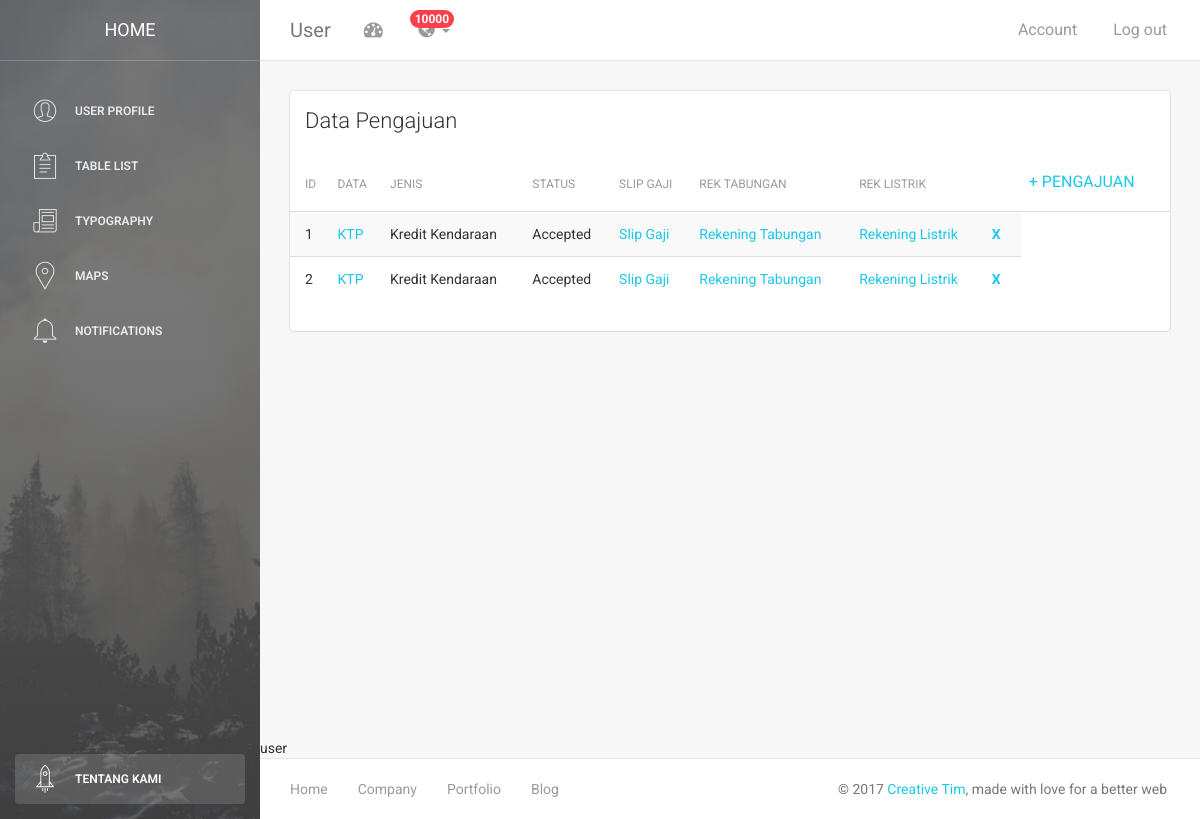
Page /table.php (signed in) on the earlier database version.
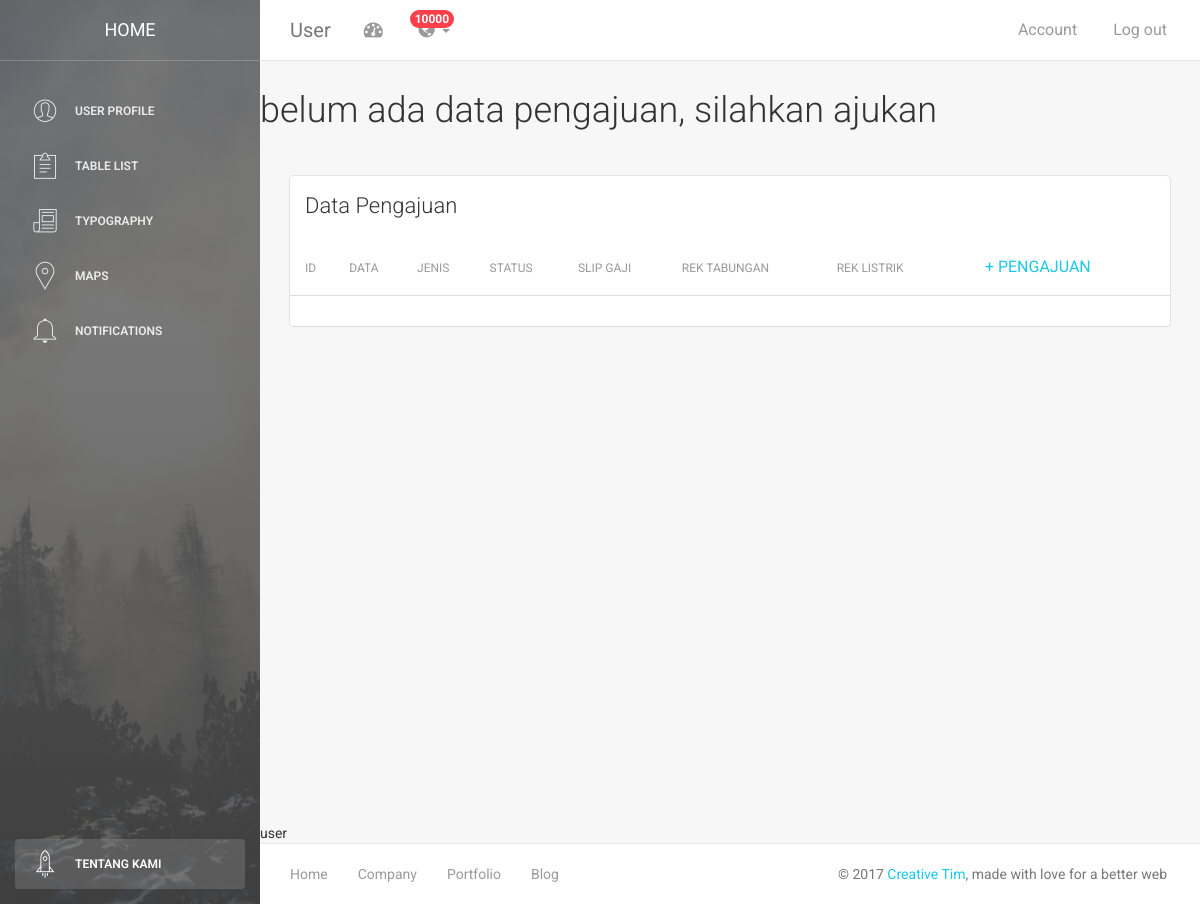
Same page on the later database version.
### tables this page shows
CREATE TABLE `polis` (
  `id` int(30) NOT NULL,
  `jenis` int(3) NOT NULL,
  `status` int(11) DEFAULT NULL,
  `NIK` int(18) NOT NULL,
  `KTP` varchar(40) NOT NULL,
  `slip_gaji` varchar(40) NOT NULL,
  `NOREK` int(20) NOT NULL,
  `rek_tabungan` varchar(40) NOT NULL,
  `rek_listrik` varchar(40) NOT NULL,
  `uname` varchar(80) NOT NULL
);

### paneluser.php (the view, shortened to what this page needs)
<?php
                                        include("koneksi.php");
                                        $username = $_SESSION['username'];
                                        $sql = "SELECT * FROM `polis` WHERE uname='$username'";
                                        $result = $conn->query ($sql);
                                        if ($result->num_rows > 0) {
                                            while($row = $result->fetch_assoc()) {
                                                $jenis = $row["jenis"];
                                                $status = $row["status"];
                                            }
                                        } else {
                                            echo "<h2> belum ada data pengajuan, silahkan ajukan  </h2>";
                                        }
?>
<div class="content">
            <div class="container-fluid">
                <div class="row">
                    <div class="col-md-12">
                        <div class="card">
                            <div class="header">
                                <h4 class="title">Data Pengajuan</h4>
                            </div>
                            <div class="content table-responsive table-full-width">
                                <table class="table table-hover table-striped">
                                    <thead>
                                        <th>ID</th>
                                        <th>Data</th>
                                        <th>Jenis</th>
                                        <th>Status</th>
                                        <th>Slip Gaji</th>
                                        <th>Rek Tabungan</th>
                                        <th>Rek Listrik</th>
                                        <th></th>
                                        <th><a href="tambahtable.php"><h5>+ Pengajuan</h5></a></th>
                                    </thead>
                                    <tbody>
                                         <?php
                                        $resultq = $conn->query ($sql);
                                            while($row = $resultq->fetch_assoc())
                                            {
                                                if($row['status']==0) {
                                                    $status = "Waiting";
                                                }
                                                elseif($row['status']==1) {
                                                    $status = "Accepted";
                                                }elseif ($row['status']==2) {
                                                    $status = "Rejected";
                                                }
                                                if ($row['jenis']==1) {
                                                    $jenis = "Kredit Tunai";
                                                }elseif ($row['jenis']==2) {
                                                    $jenis = "Kredit Kendaraan";
                                                }
                                                elseif ($row['jenis']==3) {
                                                    $jenis = "Kredit Usaha";
                                                }
                                            echo "<tr>";
                                            echo "<td>" . $row['id'] . "</td>";
                                            echo "<td><a href='" . $row['KTP'] ."'>KTP</a></td>";
                                            echo "<td>" . $jenis . "</td>";
                                            echo "<td>" . $status . "</td>";
                                            echo "<td><a href='" . $row['slip_gaji'] ."'>Slip Gaji</a></td>";
                                            echo "<td><a href='" . $row['rek_tabungan'] ."'>Rekening Tabungan</a></td>";
                                            echo "<td><a href='" . $row['rek_listrik'] ."'>Rekening Listrik</a></td>";
                                            echo "<td><a href='delete.php?id=" . $row["id"] . "'><b>X</a></td>";
                                            echo "</tr>";
                                            }
                                           ?>
                                    </tbody>
                                </table>
                            </div>
                        </div>
                    </div>
                </div>
            </div>
        </div>

### table.php (shortened to what this page needs)
<!doctype html>
<html lang="en">
<head>
    <link href="assets/css/bootstrap.min.css" rel="stylesheet" />
    <link href="assets/css/animate.min.css" rel="stylesheet"/>
    <link href="assets/css/light-bootstrap-dashboard.css?v=1.4.0" rel="stylesheet"/>
    <link href="assets/css/demo.css" rel="stylesheet" />
    <link href="http://maxcdn.bootstrapcdn.com/font-awesome/4.2.0/css/font-awesome.min.css" rel="stylesheet">
    <link href="assets/css/pe-icon-7-stroke.css" rel="stylesheet" />
</head>
<body>
<?php
include("sidebar.php");
 ?>
    <div class="main-panel">
		<?php
include("topnavbar.php");
 ?>
<?php
include("koneksi.php");
$username = $_SESSION['username'];
$ceklevel = "SELECT * FROM user WHERE username='$username'";
$hasil = $conn->query($ceklevel);
while($row = $hasil->fetch_assoc()){
    $level = $row["level"];
}
if ($level==1) {
include("paneluser.php");
    echo "user";
}
elseif ($level==2) {
    include("paneladmin.php");
    echo "admin";
}
?>
        <footer class="footer">
            <div class="container-fluid">
                <nav class="pull-left">
                    <ul>
                        <li>
                            <a href="index.php">
                                Home
                            </a>
                        </li>
                        <li>
                            <a href="#">
                                Company
                            </a>
                        </li>
                        <li>
                            <a href="#">
                                Portfolio
                            </a>
                        </li>
                        <li>
                            <a href="#">
                               Blog
                            </a>
                        </li>
                    </ul>
                </nav>
                <p class="copyright pull-right">
                    &copy; <script>document.write(new Date().getFullYear())</script> <a href="http://www.creative-tim.com">Creative Tim</a>, made with love for a better web
                </p>
            </div>
        </footer>
    </div>
</div>
</body>
</html>

### sidebar.php
<div class="wrapper">
    <div class="sidebar" data-color="black" data-image="assets/img/sidebar-5.jpg">
    	<div class="sidebar-wrapper">
            <div class="logo">
                <a href="index.php" class="simple-text">
                    Home
                </a>
            </div>
            <ul class="nav">
                <li>
                    <a href="user.php">
                        <i class="pe-7s-user"></i>
                        <p>User Profile</p>
                    </a>
                </li>
                <li>
                    <a href="table.php">
                        <i class="pe-7s-note2"></i>
                        <p>Table List</p>
                    </a>
                </li>
                <li>
                    <a href="typography.php">
                        <i class="pe-7s-news-paper"></i>
                        <p>Typography</p>
                    </a>
                </li>
                <li>
                    <a href="maps.php">
                        <i class="pe-7s-map-marker"></i>
                        <p>Maps</p>
                    </a>
                </li>
                <li>
                    <a href="notifications.php">
                        <i class="pe-7s-bell"></i>
                        <p>Notifications</p>
                    </a>
                </li>
				<li class="active-pro">
                    <a href="about.php">
                        <i class="pe-7s-rocket"></i>
                        <p>Tentang Kami</p>
                    </a>
                </li>
            </ul>
    	</div>
    </div>

### topnavbar.php (shortened to what this page needs)
<nav class="navbar navbar-default navbar-fixed">
            <div class="container-fluid">
                <div class="navbar-header">
                    <a class="navbar-brand" href="#">User</a>
                </div>
                <div class="collapse navbar-collapse">
                    <ul class="nav navbar-nav navbar-left">
                        <li>
                            <a href="#" class="dropdown-toggle" data-toggle="dropdown">
                                <i class="fa fa-dashboard"></i>
                            </a>
                        </li>
                        <li class="dropdown">
                              <a href="#" class="dropdown-toggle" data-toggle="dropdown">
                                    <i class="fa fa-globe"></i>
                                    <b class="caret hidden-sm hidden-xs"></b>
                                    <span class="notification hidden-sm hidden-xs">10000</span>
                              </a>
                        </li>
                    </ul>
                    <ul class="nav navbar-nav navbar-right">
                        <li>
                           <a href="user.php">
                               <p>Account</p>
                            </a>
                        </li>
                        <li>
                            <a href="logout.php">
                                <p>Log out</p>
                            </a>
                        </li>
                    </ul>
                </div>
            </div>
        </nav>

### assets/css/demo.css (style rules this page uses)
.sidebar .nav > li.active-pro { position: absolute; width: 100%; bottom: 10px; }
.sidebar .nav > li.active-pro a { background: rgba(255, 255, 255, 0.14); opacity: 1; color: #FFFFFF; }

Differences in the rows shown:
removed polis: id "1", jenis "Kredit Kendaraan", status "Accepted"
removed polis: id "2", jenis "Kredit Kendaraan", status "Accepted"
Other differences:
text now shown: "belum ada data pengajuan, silahkan ajukan"
